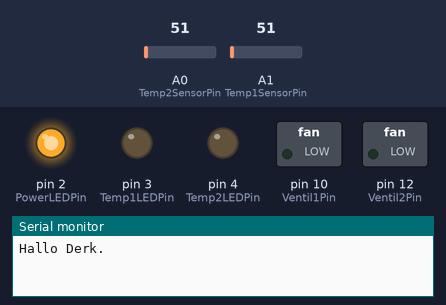
A sketch run on a simulated Arduino Uno, built with avr-gcc and run on an emulated ATmega328P. Shown: switched loads named in the sketch (green lamp = pin HIGH), output pins drawn as LEDs (lit = HIGH), the last lines printed to the serial monitor. Inputs (shaded band) come from the test bench; at power-on: A0 (Temp2SensorPin) = 51, A1 (Temp1SensorPin) = 51.

Above: at 0.1 s.
At 0.6 s:
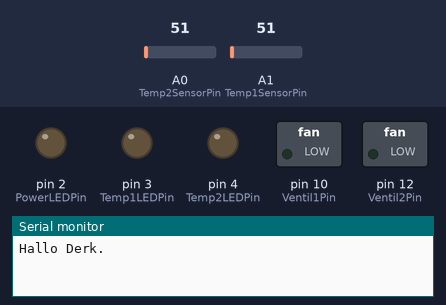
At 20.1 s:
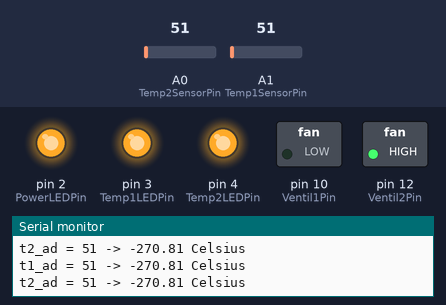
At 38.6 s:
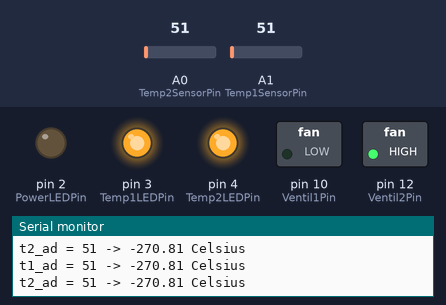
Timing chart, 0 to 40.0 s (numbered marks = the images above):
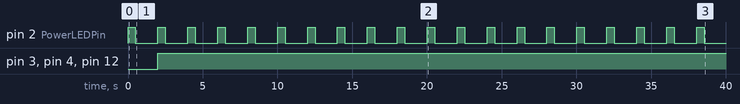

Measured:
- by itself, pin 2 (PowerLEDPin): alternates HIGH for 0.50 s and LOW for 1.5 s
- by itself, pin 3 (Temp1LEDPin), pin 4 (Temp2LEDPin), pin 12 (Ventil2Pin): LOW → HIGH at 2.0 s

The sketch:

differentialRegelung.pde
```cpp
/*
  Differentialregelung


 Created 2010-03-06
 By Thomas Gfuellner

 AD und Werte in Abhaengigkeit vom Widerstand:
 1000Ohm --> 210
 1194Ohm --> 240
 1200Ohm --> 241
 1347Ohm --> 263
 1400Ohm --> 271

 PT1000 Temperatur in Abhaengigkeit vom Widerstad (Aus Tabelle: http://www.delta-r.de/Pt-Elemte/Widerstandstabelle_Pt_1000/widerstandstabelle_pt_1000.html
 1000Ohm --> 0C
 1194Ohm --> 50C
 1347Ohm --> 90C

 */

const int Temp_Critical = 263;    // AD Wert bei dem beide Ventile geschaltet werden.

const int PowerLEDPin = 2;
const int Temp1LEDPin = 3;
const int Temp2LEDPin = 4;

const int Ventil1Pin = 10;
const int Ventil2Pin = 12;

const int SensorUmschalterPin = 11;
const int Sensor1Aktiv = 0;
const int Sensor2Aktiv = 1;

const int Temp1SensorPin = 1;
const int Temp2SensorPin = 0;


// The setup() method runs once, when the sketch starts

void setup()   {
  // initialize the digital pin as an output:
  pinMode(PowerLEDPin, OUTPUT);
  pinMode(Temp1LEDPin, OUTPUT);
  pinMode(Temp2LEDPin, OUTPUT);
  pinMode(Ventil1Pin, OUTPUT);
  pinMode(Ventil2Pin, OUTPUT);
  pinMode(SensorUmschalterPin, OUTPUT);


  Serial.begin(9600);
  Serial.println("Hallo Derk.");
}

float ad2Celsius(int ad) {
    const int AD_AT_0_Celsius = 210;
    const float PT1000 = 259.7402597; /* 1/a  for const a see http://de.wikipedia.org/wiki/Pt1000 */

    float r = 1000.0 + 6.557377 * (ad-AD_AT_0_Celsius);
    return PT1000 * (r / 1000.0 - 1.0);
}

void printTemp(char *label, int ad) {
  Serial.print(label);
  Serial.print(" = ");
  Serial.print(ad, DEC);
  Serial.print(" -> ");
  Serial.print(ad2Celsius(ad));
  Serial.println(" Celsius");
}

// the loop() method runs over and over again,
// as long as the Arduino has power

int second = 0;
void loop()
{
  digitalWrite(PowerLEDPin, HIGH);   // set the LED on
  delay(500);                        // wait for a 0.5 second
  digitalWrite(PowerLEDPin, LOW);    // set the LED off
  delay(1500);

  int t1_ad = analogRead(Temp1SensorPin);
  int t2_ad = analogRead(Temp2SensorPin);
  printTemp("t1_ad", t1_ad);
  printTemp("t2_ad", t2_ad);

  if (second > 60) {
      second = 0;
  }

  second += 2;

  if (second != 2) {
      return;
  }

  if (t1_ad >= t2_ad) {
      digitalWrite(Temp1LEDPin, HIGH);
      digitalWrite(Temp2LEDPin, LOW);
      digitalWrite(SensorUmschalterPin, Sensor1Aktiv);
      digitalWrite(Ventil1Pin, LOW);
      if (t2_ad > Temp_Critical) {
          digitalWrite(Ventil2Pin, LOW);
      } else {
          digitalWrite(Ventil2Pin, HIGH);
      }
  } else if (t1_ad < t2_ad) {
      digitalWrite(Temp1LEDPin, LOW);
      digitalWrite(Temp2LEDPin, HIGH);
      digitalWrite(SensorUmschalterPin, Sensor2Aktiv);
      digitalWrite(Ventil2Pin, LOW);
      if (t1_ad > Temp_Critical) {
          digitalWrite(Ventil1Pin, LOW);
      } else {
          digitalWrite(Ventil1Pin, HIGH);
      }
  }

  if (t1_ad == t2_ad) {
      digitalWrite(Temp2LEDPin, HIGH);
  }
}

/* vim:set filetype=cpp: */
```
